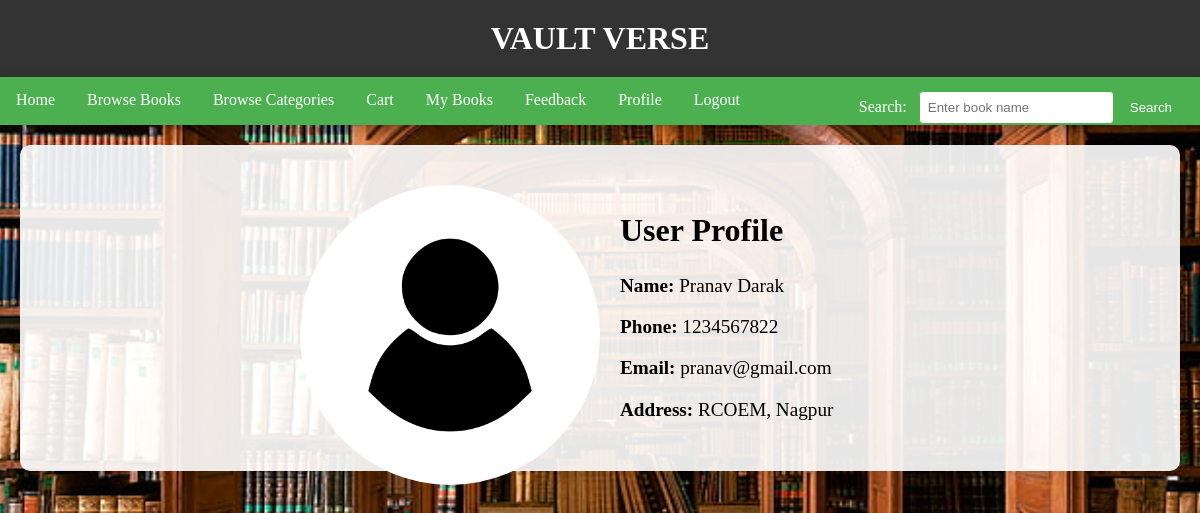
/user_profile (signed in), run on the app's committed database.
### application/models.py (models this page shows, shortened)
class User(db.Model):
    id = db.Column(db.Integer, primary_key=True, autoincrement=True)
    name = db.Column(db.String(40), nullable=False)
    phone = db.Column(db.String(40), nullable=False, unique=True)
    email = db.Column(db.String(40), nullable=False, unique=True)
    password = db.Column(db.String(40), nullable=False)
    address = db.Column(db.String(80), nullable=False)
    role = db.Column(db.String(40), nullable=True)
    feedbacks = db.relationship('Feedback', backref='user',lazy=True)

### application/routes.py (the view)
@app.route('/user_profile')
def user_profile():
    if 'email' in session:
        email = session['email']
        user = User.query.filter_by(email=email).first()
        if user:
            return render_template('user_profile.html', user=user)
    return 'User profile not found or user not logged in'

### templates/user_profile.html (shortened to what this page needs)
<!DOCTYPE html>
<html lang="en">
<head>
</head>
<body>
    <header>
        <h1>Vault Verse</h1>
    </header>
    <nav>
        <a href="{{ url_for('reader_dashboard') }}">Home</a>
        <a href="{{ url_for('browse_books') }}">Browse Books</a>
        <a href="{{ url_for('browse_categories') }}">Browse Categories</a>
        <a href="{{ url_for('cart') }}">Cart</a>
        <a href="{{ url_for('my_orders') }}">My Books</a>
        <a href="{{ url_for('reader_feedback') }}">Feedback</a>
        <a href="{{ url_for('user_profile') }}">Profile</a>
        <a href="{{ url_for('reader_logout') }}">Logout</a>
        <form action="{{ url_for('search_results') }}" method="post">
            <label for="search">Search:</label>
            <input type="text" id="search" name="search" placeholder="Enter book name">
            <button type="submit">Search</button>
        </form>
    </nav>
    <section>
        <div class="user-profile">
            <img src="static\images\user.jpg" alt="User Image">
            <h2>User Profile</h2>
            <p><strong>Name:</strong> {{ user.name }}</p>
            <p><strong>Phone:</strong> {{ user.phone }}</p>
            <p><strong>Email:</strong> {{ user.email }}</p>
            <p><strong>Address:</strong> {{ user.address }}</p>
        </div>
    </section>
</body>
</html>

### templates/user_profile.html (style rules this page uses)
body { font-family: 'Bradley Hand', cursive; margin: 0; padding: 0; background: url('static/images/1.jpg') center/cover no-repeat fixed; }
header { background-color: #333; padding: 20px; color: white; text-align: center; box-shadow: 0 5px 15px rgba(0, 0, 0, 0.3); }
header h1 { margin: 0; font-size: 2em; text-transform: uppercase; }
nav { background-color: #4CAF50; overflow: hidden; box-shadow: 0 5px 15px rgba(0, 0, 0, 0.3); }
nav a { float: left; display: block; color: white; text-align: center; padding: 14px 16px; text-decoration: none; transition: background-color 0.3s; border-bottom: 2px solid transparent; }
form { float: right; margin-top: 14px; margin-right: 16px; }
form label { margin-right: 8px; color: white; }
form input[type="text"] { padding: 8px; border: 1px solid #4CAF50; border-radius: 4px; outline: none; }
form button { padding: 8px 12px; background-color: #4CAF50; color: white; border: none; border-radius: 4px; cursor: pointer; transition: background-color 0.3s; }
section { padding: 20px; background-color: rgba(255, 255, 255, 0.9); box-shadow: 0 5px 15px rgba(0, 0, 0, 0.1); border-radius: 10px; margin: 20px; transition: box-shadow 0.3s; text-align: center; }
h2 { font-size: 2em; }
p { font-size: 1.2em; margin-bottom: 10px; }
.user-profile { margin: auto; max-width: 600px; padding: 20px; text-align: left; }
.user-profile img { float: left; margin-right: 20px; width: 300px; height: 300px; border-radius: 50%; }

### data on the page
User: name "Pranav Darak", phone "1234567822", email "pranav@gmail.com", address "RCOEM, Nagpur"
